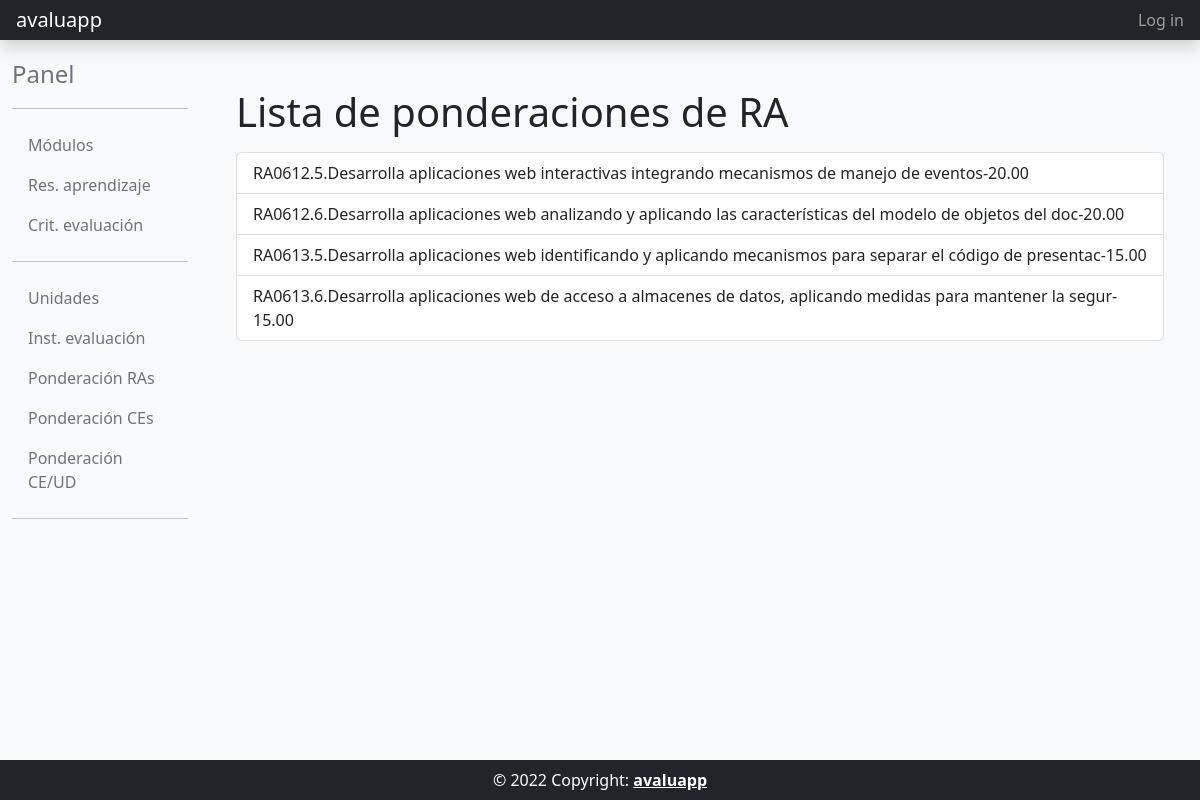
The page /pond_ra_list/ on the database its author committed.
### programacion_didactica/models.py (models this page shows)
class PondRA(models.Model):
    resultado_aprendizaje = models.ForeignKey(ResAprendizaje,on_delete=models.PROTECT)
    porcentaje = models.DecimalField(max_digits = 5, decimal_places = 2, default = 0.0)
    def __str__(self):
        return f"{str(self.resultado_aprendizaje)}-{str(self.porcentaje)}"

### core/models.py (models this page shows)
class ResAprendizaje(models.Model):
    modulo = models.ForeignKey(Modulo,on_delete=models.PROTECT)
    codigo = models.CharField(max_length = 10, verbose_name="codigo", unique=True)
    descripcion = models.TextField(verbose_name="Descripcion")
    def __str__(self):
        return f"{self.codigo}.{self.descripcion[:100]}"
    class Meta:
        unique_together =[["modulo","codigo"]]
        verbose_name = "Resultado de aprendizaje"
        verbose_name_plural = "Resultados de aprendizaje"
        ordering = ['codigo']

### programacion_didactica/views.py (the view)
# urls.py: path('pond_ra_list/', proDidactica_views.PondRAListView.as_view(), name='pond_ra_list'),
class PondRAListView(ListView):
    model = PondRA
    template_name = 'programacion_didactica/pond_ra_list.html'

### templates/programacion_didactica/pond_ra_list.html
{% extends "common/base_intranet.html" %}
{% block main_content %}
<div class="container">
    <h1>Lista de ponderaciones de RA</h1>
    <ul class="list-group mt-3">
    {% for pora in object_list %}
        <a href="{% url 'pond_ra_detail' pora.id %}" class="list-group-item list-group-item-action">{{ pora }}</a>
    {% empty %}
        <p>No existen ponderaciones de RA.</p>
    {% endfor %}
    </ul>
</div>
{% endblock main_content %}

### rows shown on the page
PondRA: resultado_aprendizaje+porcentaje "RA0612.5.Desarrolla aplicaciones web interactivas integrando mecanismos de manejo de eventos-20.00"
PondRA: resultado_aprendizaje+porcentaje "RA0612.6.Desarrolla aplicaciones web analizando y aplicando las características del modelo de objetos del doc-20.00"
PondRA: resultado_aprendizaje+porcentaje "RA0613.5.Desarrolla aplicaciones web identificando y aplicando mecanismos para separar el código de presentac-15.00"
PondRA: resultado_aprendizaje+porcentaje "RA0613.6.Desarrolla aplicaciones web de acceso a almacenes de datos, aplicando medidas para mantener la segur-15.00"
